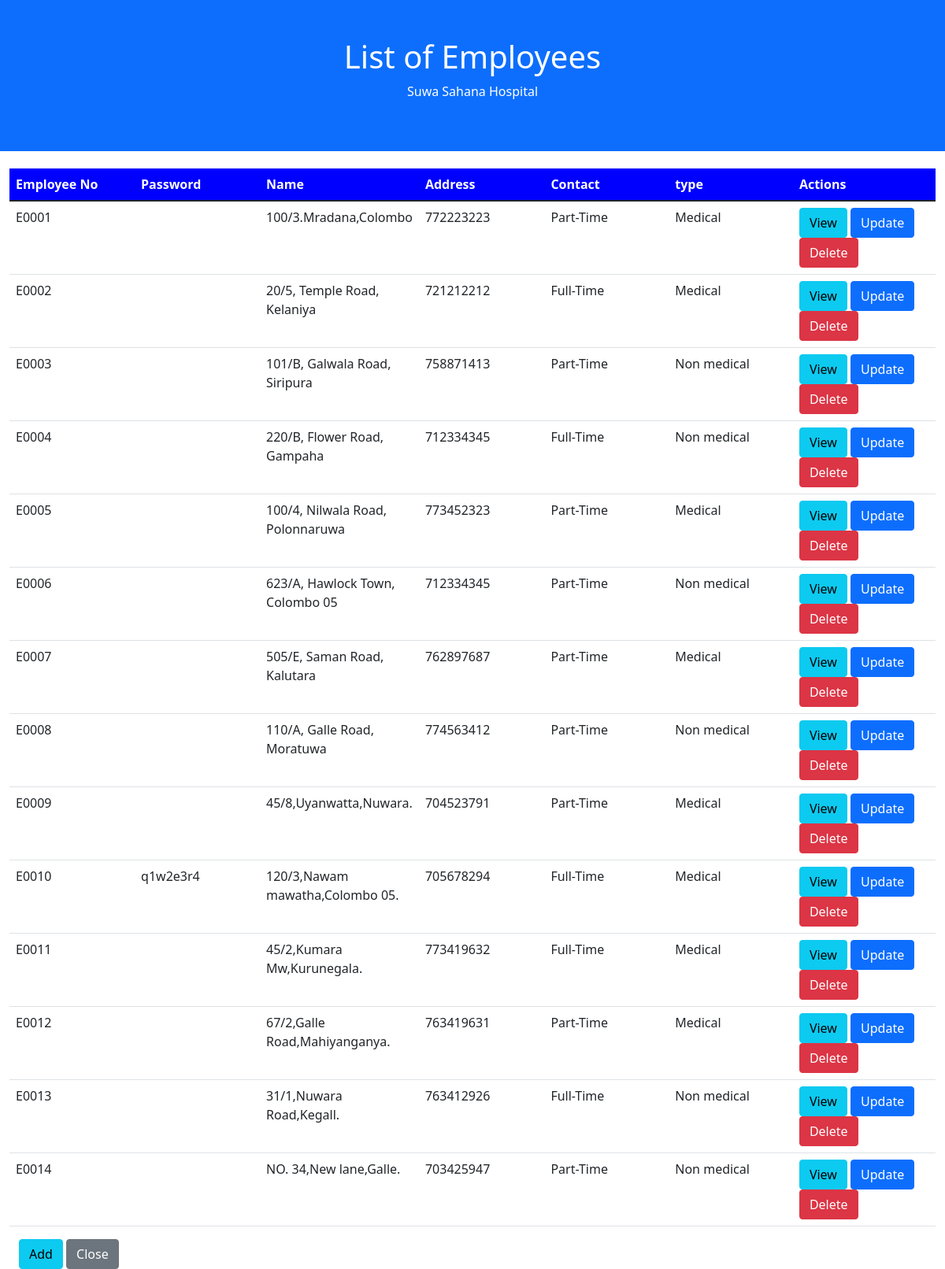
Page /employee/list.php on the committed database.
### tables this page shows
CREATE TABLE `employee` (
  `EmpNo` varchar(6) NOT NULL,
  `Password` varchar(15) NOT NULL,
  `Name` varchar(30) DEFAULT NULL,
  `Address` varchar(50) DEFAULT NULL,
  `ContactNo` int(10) DEFAULT NULL,
  `Working_status` varchar(40) DEFAULT NULL,
  `Type` varchar(30) DEFAULT NULL
);

### employee/list.php (the view, shortened to what this page needs)
<?php
$database = createMySQLConn();
$res_select = $database->query("SELECT * FROM `employee`");
?>
<!doctype html>
<html lang="en">
<head>
    <link href="https://cdn.jsdelivr.net/npm/bootstrap@5.1.1/dist/css/bootstrap.min.css" rel="stylesheet"
>
</head>
<body>
<div class="container-fluid p-5 bg-primary text-white text-center">
    <h1>List of Employees</h1>
    <p>Suwa Sahana Hospital</p>
</div>
<div class="container-fluid" style="margin-top: 20px;" id="nav-bed">
    <div class="container-fluid">
        <div class="row justify-content-center">
            <table class="table table-hover">
                <col style="width: 14%;" />
                <col style="width: 14%;" />
                <col style="width: 14%;" />
                <col style="width: 14%;" />
                <col style="width: 14%;" />
                <col style="width: 14%;" />
                <col style="width: 16%;" />
                <thead style="background-color: blue; color: white">
                <tr>
                    <th scope="col">Employee No</th>
                    <th scope="col">Password</th>
                    <th scope="col">Name</th>
                    <th scope="col">Address</th>
                    <th scope="col">Contact</th>
                    <th scope="col">type</th>
                    <th scope="col">Actions</th>
                </tr>
                </thead>
                <?php
                $row_count = 0;
                while ($row = $res_select->fetch_assoc()): ?>
                    <form action="<?php echo htmlspecialchars($_SERVER["PHP_SELF"]); ?>" method="post">
                        <tr id="row-<?= $row_count ?>">
                            <td>
                                <?= $row['EmpNo'] ?>
                            </td>
                            <td><?= $row['Password'] ?></td>
                            <td><?= $row['Address'] ?></td>
                            <td><?= $row['ContactNo'] ?></td>
                            <td><?= $row['Working_status'] ?></td>
                            <td><?= $row['Type'] ?></td>
                            <td>
                                <button type="submit" class="btn btn-info" name="btnView">View</button>
                                <button type="submit" class="btn btn-primary" name="btnUpdate">Update</button>
                                <button type="submit" class="btn btn-danger" name="btnDelete">Delete</button>
                            </td>
                        </tr>
                    </form>
                <?php endwhile; ?>
            </table>
        </div>
    </div>
    <div class="container-fluid">
        <a href="edit.php?New" class="btn btn-info btn-block" id="btn-add">Add</a>
        <a href="../employee/main.php" class="btn btn-secondary btn-block">Close</a>
    </div>
</div>
</body>
</html>

### rows in the picture
employee: EmpNo "E0001", Address "100/3.Mradana,Colombo", ContactNo "772223223", Working_status "Part-Time", Type "Medical"
employee: EmpNo "E0002", Address "20/5, Temple Road, Kelaniya", ContactNo "721212212", Working_status "Full-Time", Type "Medical"
employee: EmpNo "E0003", Address "101/B, Galwala Road, Siripura", ContactNo "758871413", Working_status "Part-Time", Type "Non medical"
employee: EmpNo "E0004", Address "220/B, Flower Road, Gampaha", ContactNo "712334345", Working_status "Full-Time", Type "Non medical"
employee: EmpNo "E0005", Address "100/4, Nilwala Road, Polonnaruwa", ContactNo "773452323", Working_status "Part-Time", Type "Medical"
employee: EmpNo "E0006", Address "623/A, Hawlock Town, Colombo 05", ContactNo "712334345", Working_status "Part-Time", Type "Non medical"
employee: EmpNo "E0007", Address "505/E, Saman Road, Kalutara", ContactNo "762897687", Working_status "Part-Time", Type "Medical"
employee: EmpNo "E0008", Address "110/A, Galle Road, Moratuwa", ContactNo "774563412", Working_status "Part-Time", Type "Non medical"
employee: EmpNo "E0009", Address "45/8,Uyanwatta,Nuwara.", ContactNo "704523791", Working_status "Part-Time", Type "Medical"
employee: EmpNo "E0010", Password "q1w2e3r4", Address "120/3,Nawam mawatha,Colombo 05.", ContactNo "705678294", Working_status "Full-Time", Type "Medical"
employee: EmpNo "E0011", Address "45/2,Kumara Mw,Kurunegala.", ContactNo "773419632", Working_status "Full-Time", Type "Medical"
employee: EmpNo "E0012", Address "67/2,Galle Road,Mahiyanganya.", ContactNo "763419631", Working_status "Part-Time", Type "Medical"
employee: EmpNo "E0013", Address "31/1,Nuwara Road,Kegall.", ContactNo "763412926", Working_status "Full-Time", Type "Non medical"
employee: EmpNo "E0014", Address "NO. 34,New lane,Galle.", ContactNo "703425947", Working_status "Part-Time", Type "Non medical"
